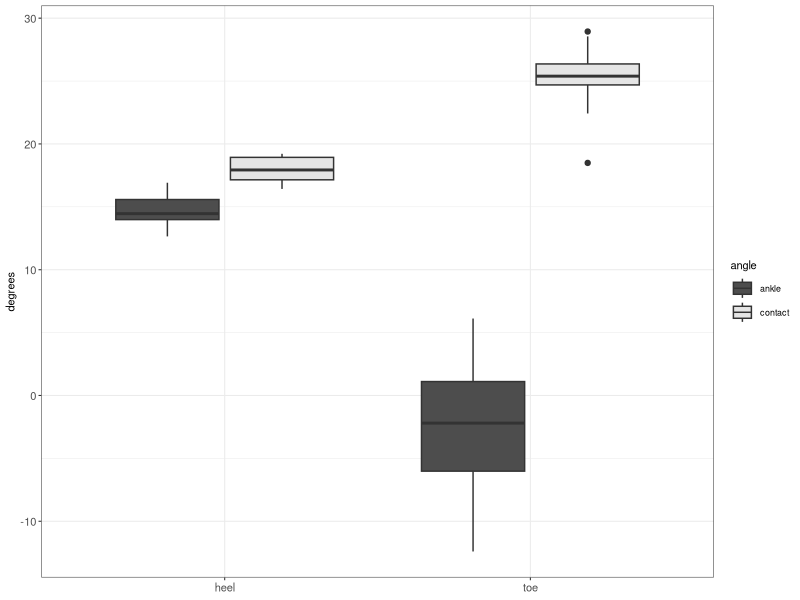

R code for this plot:
library(tidyverse)

data  <- read_csv('contact.csv')
selected = select(data,treatment,contact.deg,ankle.deg)
gathered  <- gather(selected,key,value,contact.deg,ankle.deg)

fig <- ggplot(gathered,aes(x=treatment,fill=key,y=value))+geom_boxplot()+
    ylab('degrees')+
    scale_fill_manual(values=c("gray30","gray90"),name='angle',labels=c('ankle','contact'))+
    theme_bw(base_size=8)+
    theme(text=element_text(size=8),
          axis.title.x=element_blank(),
          axis.text.x=element_text(size=8),
          axis.text.y=element_text(size=8),
          legend.position='right')

pdf("contact-angle.pdf",width=4,height=2)
print(fig)
dev.off()

t.test(contact.deg-ankle.deg~treatment,data)
#	Welch Two Sample t-test
#data:  contact.deg - ankle.deg by treatment
#t = -34.358, df = 24.476, p-value < 2.2e-16
#alternative hypothesis: true difference in means is not equal to 0
#95 percent confidence interval:
# -25.98203 -23.04029
#sample estimates:
#mean in group heel  mean in group toe 
#          3.296979          27.808136 

grouped  <- group_by(data,treatment)
grouped.results <- summarise(grouped,
    mean.diff = mean(contact.deg-ankle.deg),
    sd.diff = sd(contact.deg-ankle.deg))

#> grouped.results
## A tibble: 2 x 3
#  treatment mean.diff sd.diff
#  <chr>         <dbl>   <dbl>
#1 heel           3.30   0.822
#2 toe           27.8    3.21 
